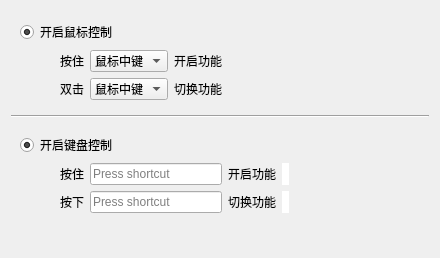
<?xml version="1.0" encoding="UTF-8"?>
<ui version="4.0">
 <class>ActivationManagerClass</class>
 <widget class="QWidget" name="ActivationManagerClass">
  <property name="geometry">
   <rect>
    <x>0</x>
    <y>0</y>
    <width>440</width>
    <height>258</height>
   </rect>
  </property>
  <property name="windowTitle">
   <string>Form</string>
  </property>
  <layout class="QVBoxLayout" name="verticalLayout_5">
   <item>
    <widget class="QWidget" name="widget" native="true">
     <layout class="QVBoxLayout" name="verticalLayout_3">
      <item>
       <widget class="QRadioButton" name="isMouseControlButton">
        <property name="text">
         <string>开启鼠标控制</string>
        </property>
        <property name="checked">
         <bool>true</bool>
        </property>
       </widget>
      </item>
      <item>
       <layout class="QVBoxLayout" name="verticalLayout_2">
        <item>
         <layout class="QHBoxLayout" name="horizontalLayout_4">
          <item>
           <spacer name="horizontalSpacer">
            <property name="orientation">
             <enum>Qt::Horizontal</enum>
            </property>
            <property name="sizeType">
             <enum>QSizePolicy::Maximum</enum>
            </property>
            <property name="sizeHint" stdset="0">
             <size>
              <width>40</width>
              <height>20</height>
             </size>
            </property>
           </spacer>
          </item>
          <item>
           <widget class="QLabel" name="label_5">
            <property name="text">
             <string>按住</string>
            </property>
           </widget>
          </item>
          <item>
           <widget class="QComboBox" name="mouseActivateComBox">
            <item>
             <property name="text">
              <string>鼠标中键</string>
             </property>
            </item>
            <item>
             <property name="text">
              <string>鼠标右键</string>
             </property>
            </item>
           </widget>
          </item>
          <item>
           <widget class="QLabel" name="label_6">
            <property name="text">
             <string>开启功能</string>
            </property>
           </widget>
          </item>
          <item>
           <spacer name="horizontalSpacer_5">
            <property name="orientation">
             <enum>Qt::Horizontal</enum>
            </property>
            <property name="sizeHint" stdset="0">
             <size>
              <width>40</width>
              <height>20</height>
             </size>
            </property>
           </spacer>
          </item>
         </layout>
        </item>
        <item>
         <layout class="QHBoxLayout" name="horizontalLayout_3">
          <item>
           <spacer name="horizontalSpacer_2">
            <property name="orientation">
             <enum>Qt::Horizontal</enum>
            </property>
            <property name="sizeType">
             <enum>QSizePolicy::Maximum</enum>
            </property>
            <property name="sizeHint" stdset="0">
             <size>
              <width>40</width>
              <height>20</height>
             </size>
            </property>
           </spacer>
          </item>
          <item>
           <widget class="QLabel" name="label_8">
            <property name="text">
             <string>双击</string>
            </property>
           </widget>
          </item>
          <item>
           <widget class="QComboBox" name="mouseChangeComBox">
            <item>
             <property name="text">
              <string>鼠标中键</string>
             </property>
            </item>
            <item>
             <property name="text">
              <string>鼠标右键</string>
             </property>
            </item>
           </widget>
          </item>
          <item>
           <widget class="QLabel" name="label_7">
            <property name="text">
             <string>切换功能</string>
            </property>
           </widget>
          </item>
          <item>
           <spacer name="horizontalSpacer_6">
            <property name="orientation">
             <enum>Qt::Horizontal</enum>
            </property>
            <property name="sizeHint" stdset="0">
             <size>
              <width>40</width>
              <height>20</height>
             </size>
            </property>
           </spacer>
          </item>
         </layout>
        </item>
       </layout>
      </item>
     </layout>
    </widget>
   </item>
   <item>
    <widget class="Line" name="line">
     <property name="orientation">
      <enum>Qt::Horizontal</enum>
     </property>
    </widget>
   </item>
   <item>
    <widget class="QWidget" name="widget_2" native="true">
     <layout class="QVBoxLayout" name="verticalLayout_4">
      <item>
       <widget class="QRadioButton" name="isKeyboardControlButton">
        <property name="text">
         <string>开启键盘控制</string>
        </property>
        <property name="checked">
         <bool>true</bool>
        </property>
       </widget>
      </item>
      <item>
       <layout class="QVBoxLayout" name="verticalLayout">
        <item>
         <layout class="QHBoxLayout" name="horizontalLayout">
          <item>
           <spacer name="horizontalSpacer_3">
            <property name="orientation">
             <enum>Qt::Horizontal</enum>
            </property>
            <property name="sizeType">
             <enum>QSizePolicy::Maximum</enum>
            </property>
            <property name="sizeHint" stdset="0">
             <size>
              <width>40</width>
              <height>20</height>
             </size>
            </property>
           </spacer>
          </item>
          <item>
           <widget class="QLabel" name="label">
            <property name="text">
             <string>按住</string>
            </property>
           </widget>
          </item>
          <item>
           <widget class="QKeySequenceEdit" name="activatekeySequenceEdit"/>
          </item>
          <item>
           <widget class="QLabel" name="label_2">
            <property name="text">
             <string>开启功能</string>
            </property>
           </widget>
          </item>
          <item>
           <widget class="QLabel" name="keyActivateValid">
            <property name="styleSheet">
             <string notr="true">QLabel{border:none;background-color:white;}</string>
            </property>
            <property name="text">
             <string/>
            </property>
           </widget>
          </item>
          <item>
           <spacer name="horizontalSpacer_7">
            <property name="orientation">
             <enum>Qt::Horizontal</enum>
            </property>
            <property name="sizeHint" stdset="0">
             <size>
              <width>40</width>
              <height>20</height>
             </size>
            </property>
           </spacer>
          </item>
         </layout>
        </item>
        <item>
         <layout class="QHBoxLayout" name="horizontalLayout_2">
          <item>
           <spacer name="horizontalSpacer_4">
            <property name="orientation">
             <enum>Qt::Horizontal</enum>
            </property>
            <property name="sizeType">
             <enum>QSizePolicy::Maximum</enum>
            </property>
            <property name="sizeHint" stdset="0">
             <size>
              <width>40</width>
              <height>20</height>
             </size>
            </property>
           </spacer>
          </item>
          <item>
           <widget class="QLabel" name="label_3">
            <property name="text">
             <string>按下</string>
            </property>
           </widget>
          </item>
          <item>
           <widget class="QKeySequenceEdit" name="changeKeySequenceEdit"/>
          </item>
          <item>
           <widget class="QLabel" name="label_4">
            <property name="text">
             <string>切换功能</string>
            </property>
           </widget>
          </item>
          <item>
           <widget class="QLabel" name="keyChangeValid">
            <property name="styleSheet">
             <string notr="true">QLabel{border:none;background-color:white;}</string>
            </property>
            <property name="text">
             <string/>
            </property>
           </widget>
          </item>
          <item>
           <spacer name="horizontalSpacer_8">
            <property name="orientation">
             <enum>Qt::Horizontal</enum>
            </property>
            <property name="sizeHint" stdset="0">
             <size>
              <width>40</width>
              <height>20</height>
             </size>
            </property>
           </spacer>
          </item>
         </layout>
        </item>
       </layout>
      </item>
      <item>
       <spacer name="verticalSpacer">
        <property name="orientation">
         <enum>Qt::Vertical</enum>
        </property>
        <property name="sizeHint" stdset="0">
         <size>
          <width>20</width>
          <height>40</height>
         </size>
        </property>
       </spacer>
      </item>
     </layout>
    </widget>
   </item>
  </layout>
 </widget>
 <resources/>
 <connections/>
</ui>
